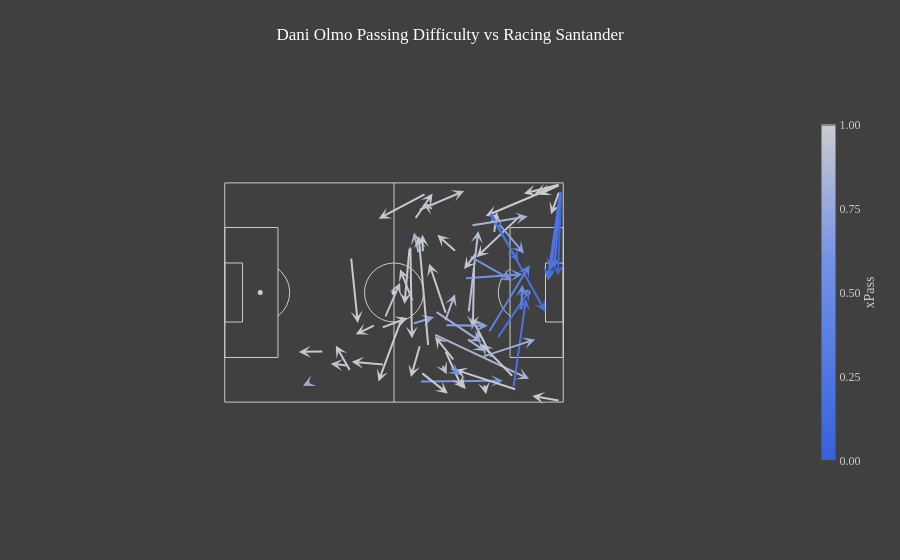

The notebook cell this image was saved under:
### Code cell
import importlib
import src.xpass.plotting as plotting

importlib.reload(plotting)

fig, player_passes = plotting.plot_xpass_map(
    df=xpass_df,
    match_id=1994181,
    player_name="Dani Olmo",
    opposition="Racing Santander"
)

fig.show()

### Figure 1 — Plotly figure (JSON) as saved in the notebook; plotly's stock layout.template omitted (floating-point values rounded to 4 significant figures)
{"data": [{"hoverinfo": "skip", "marker": {"color": "#CCCCCC", "size": 5}, "mode": "markers", "showlegend": false, "type": "scatter", "x": [11, 94], "y": [34, 34]}, {"hoverinfo": "skip", "line": {"color": "#CCCCCC", "width": 1}, "mode": "lines", "showlegend": false, "type": "scatter", "x": [16.52, 16.63, 16.75, 16.86, 16.97, 17.08, 17.18, 17.29, 17.39, 17.5, 17.6, 17.7, 17.79, 17.89, 17.98, 18.08, 18.17, 18.26, 18.34, 18.43, 18.51, 18.59, 18.67, 18.75, 18.83, 18.9, 18.97, 19.04, 19.11, 19.18, 19.24, 19.3, 19.36, 19.42, 19.47, 19.53, 19.58, 19.63, 19.67, 19.72, 19.76, 19.8, 19.84, 19.88, 19.91, 19.94, 19.97, 20.0, 20.02, 20.05, 20.07, 20.09, 20.1, 20.12, 20.13, 20.14, 20.14, 20.15, 20.15, 20.15, 20.15, 20.14, 20.14, 20.13, 20.12, 20.1, 20.09, 20.07, 20.05, 20.02, 20.0, 19.97, 19.94, 19.91, 19.88, 19.84, 19.8, 19.76, 19.72, 19.67, 19.63, 19.58, 19.53, 19.47, 19.42, 19.36, 19.3, 19.24, 19.18, 19.11, 19.04, 18.97, 18.9, 18.83, 18.75, 18.67, 18.59, 18.51, 18.43, 18.34, 18.26, 18.17, 18.08, 17.98, 17.89, 17.79, 17.7, 17.6, 17.5, 17.39, 17.29, 17.18, 17.08, 16.97, 16.86, 16.75, 16.63, 16.52], "y": [26.7, 26.79, 26.88, 26.97, 27.06, 27.16, 27.26, 27.35, 27.45, 27.56, 27.66, 27.76, 27.87, 27.98, 28.09, 28.2, 28.31, 28.43, 28.54, 28.66, 28.77, 28.89, 29.01, 29.14, 29.26, 29.38, 29.51, 29.64, 29.76, 29.89, 30.02, 30.15, 30.28, 30.42, 30.55, 30.68, 30.82, 30.95, 31.09, 31.23, 31.37, 31.5, 31.64, 31.78, 31.92, 32.06, 32.21, 32.35, 32.49, 32.63, 32.78, 32.92, 33.06, 33.21, 33.35, 33.49, 33.64, 33.78, 33.93, 34.07, 34.22, 34.36, 34.51, 34.65, 34.79, 34.94, 35.08, 35.22, 35.37, 35.51, 35.65, 35.79, 35.94, 36.08, 36.22, 36.36, 36.5, 36.63, 36.77, 36.91, 37.05, 37.18, 37.32, 37.45, 37.58, 37.72, 37.85, 37.98, 38.11, 38.24, 38.36, 38.49, 38.62, 38.74, 38.86, 38.99, 39.11, 39.23, 39.34, 39.46, 39.57, 39.69, 39.8, 39.91, 40.02, 40.13, 40.24, 40.34, 40.44, 40.55, 40.65, 40.74, 40.84, 40.94, 41.03, 41.12, 41.21, 41.3]}, {"hoverinfo": "skip", "line": {"color": "#CCCCCC", "width": 1}, "mode": "lines", "showlegend": false, "type": "scatter", "x": [88.48, 88.37, 88.25, 88.14, 88.03, 87.92, 87.82, 87.71, 87.61, 87.5, 87.4, 87.3, 87.21, 87.11, 87.02, 86.92, 86.83, 86.74, 86.66, 86.57, 86.49, 86.41, 86.33, 86.25, 86.17, 86.1, 86.03, 85.96, 85.89, 85.82, 85.76, 85.7, 85.64, 85.58, 85.53, 85.47, 85.42, 85.37, 85.33, 85.28, 85.24, 85.2, 85.16, 85.12, 85.09, 85.06, 85.03, 85.0, 84.98, 84.95, 84.93, 84.91, 84.9, 84.88, 84.87, 84.86, 84.86, 84.85, 84.85, 84.85, 84.85, 84.86, 84.86, 84.87, 84.88, 84.9, 84.91, 84.93, 84.95, 84.98, 85.0, 85.03, 85.06, 85.09, 85.12, 85.16, 85.2, 85.24, 85.28, 85.33, 85.37, 85.42, 85.47, 85.53, 85.58, 85.64, 85.7, 85.76, 85.82, 85.89, 85.96, 86.03, 86.1, 86.17, 86.25, 86.33, 86.41, 86.49, 86.57, 86.66, 86.74, 86.83, 86.92, 87.02, 87.11, 87.21, 87.3, 87.4, 87.5, 87.61, 87.71, 87.82, 87.92, 88.03, 88.14, 88.25, 88.37, 88.48], "y": [26.7, 26.79, 26.88, 26.97, 27.06, 27.16, 27.26, 27.35, 27.45, 27.56, 27.66, 27.76, 27.87, 27.98, 28.09, 28.2, 28.31, 28.43, 28.54, 28.66, 28.77, 28.89, 29.01, 29.14, 29.26, 29.38, 29.51, 29.64, 29.76, 29.89, 30.02, 30.15, 30.28, 30.42, 30.55, 30.68, 30.82, 30.95, 31.09, 31.23, 31.37, 31.5, 31.64, 31.78, 31.92, 32.06, 32.21, 32.35, 32.49, 32.63, 32.78, 32.92, 33.06, 33.21, 33.35, 33.49, 33.64, 33.78, 33.93, 34.07, 34.22, 34.36, 34.51, 34.65, 34.79, 34.94, 35.08, 35.22, 35.37, 35.51, 35.65, 35.79, 35.94, 36.08, 36.22, 36.36, 36.5, 36.63, 36.77, 36.91, 37.05, 37.18, 37.32, 37.45, 37.58, 37.72, 37.85, 37.98, 38.11, 38.24, 38.36, 38.49, 38.62, 38.74, 38.86, 38.99, 39.11, 39.23, 39.34, 39.46, 39.57, 39.69, 39.8, 39.91, 40.02, 40.13, 40.24, 40.34, 40.44, 40.55, 40.65, 40.74, 40.84, 40.94, 41.03, 41.12, 41.21, 41.3]}, {"hoverinfo": "skip", "marker": {"color": "#CCCCCC", "size": 5}, "mode": "markers", "showlegend": false, "type": "scatter", "x": [52.5], "y": [34]}, {"hovertemplate": "%{hovertext}", "hovertext": ["<b>Successful</b><br>Minute: 3'<br>xPass: 0.832<br>PAx: +0.168<extra></extra>", "<b>Successful</b><br>Minute: 3'<br>xPass: 0.940<br>PAx: +0.060<extra></extra>", "<b>Successful</b><br>Minute: 5'<br>xPass: 0.984<br>PAx: +0.016<extra></extra>", "<b>Successful</b><br>Minute: 6'<br>xPass: 0.984<br>PAx: +0.016<extra></extra>", "<b>Successful</b><br>Minute: 10'<br>xPass: 0.899<br>PAx: +0.101<extra></extra>", "<b>Successful</b><br>Minute: 11'<br>xPass: 0.943<br>PAx: +0.057<extra></extra>", "<b>Successful</b><br>Minute: 12'<br>xPass: 0.982<br>PAx: +0.018<extra></extra>", "<b>Successful</b><br>Minute: 14'<br>xPass: 0.790<br>PAx: +0.210<extra></extra>", "<b>Successful</b><br>Minute: 15'<br>xPass: 0.836<br>PAx: +0.164<extra></extra>", "<b>Successful</b><br>Minute: 17'<br>xPass: 0.966<br>PAx: +0.034<extra></extra>", "<b>Successful</b><br>Minute: 18'<br>xPass: 0.586<br>PAx: +0.414<extra></extra>", "<b>Successful</b><br>Minute: 19'<br>xPass: 0.612<br>PAx: +0.388<extra></extra>", "<b>Successful</b><br>Minute: 20'<br>xPass: 0.929<br>PAx: +0.071<extra></extra>", "<b>Successful</b><br>Minute: 20'<br>xPass: 0.984<br>PAx: +0.016<extra></extra>", "<b>Successful</b><br>Minute: 21'<br>xPass: 0.983<br>PAx: +0.017<extra></extra>", "<b>Successful</b><br>Minute: 25'<br>xPass: 0.899<br>PAx: +0.101<extra></extra>", "<b>Successful</b><br>Minute: 27'<br>xPass: 0.235<br>PAx: +0.765<extra></extra>", "<b>Successful</b><br>Minute: 31'<br>xPass: 0.074<br>PAx: +0.926<extra></extra>", "<b>Unsuccessful</b><br>Minute: 33'<br>xPass: 0.211<br>PAx: -0.211<extra></extra>", "<b>Successful</b><br>Minute: 35'<br>xPass: 0.960<br>PAx: +0.040<extra></extra>", "<b>Successful</b><br>Minute: 35'<br>xPass: 0.965<br>PAx: +0.035<extra></extra>", "<b>Successful</b><br>Minute: 37'<br>xPass: 0.986<br>PAx: +0.014<extra></extra>", "<b>Successful</b><br>Minute: 38'<br>xPass: 0.211<br>PAx: +0.789<extra></extra>", "<b>Successful</b><br>Minute: 40'<br>xPass: 0.970<br>PAx: +0.030<extra></extra>", "<b>Successful</b><br>Minute: 41'<br>xPass: 0.592<br>PAx: +0.408<extra></extra>", "<b>Successful</b><br>Minute: 43'<br>xPass: 0.803<br>PAx: +0.197<extra></extra>", "<b>Successful</b><br>Minute: 46'<br>xPass: 0.988<br>PAx: +0.012<extra></extra>", "<b>Successful</b><br>Minute: 46'<br>xPass: 0.700<br>PAx: +0.300<extra></extra>", "<b>Successful</b><br>Minute: 47'<br>xPass: 0.974<br>PAx: +0.026<extra></extra>", "<b>Successful</b><br>Minute: 47'<br>xPass: 0.967<br>PAx: +0.033<extra></extra>", "<b>Successful</b><br>Minute: 48'<br>xPass: 0.964<br>PAx: +0.036<extra></extra>", "<b>Successful</b><br>Minute: 49'<br>xPass: 0.966<br>PAx: +0.034<extra></extra>", "<b>Successful</b><br>Minute: 47'<br>xPass: 0.883<br>PAx: +0.117<extra></extra>", "<b>Successful</b><br>Minute: 48'<br>xPass: 0.958<br>PAx: +0.042<extra></extra>", "<b>Successful</b><br>Minute: 50'<br>xPass: 0.977<br>PAx: +0.023<extra></extra>", "<b>Unsuccessful</b><br>Minute: 51'<br>xPass: 0.243<br>PAx: -0.243<extra></extra>", "<b>Successful</b><br>Minute: 51'<br>xPass: 0.983<br>PAx: +0.017<extra></extra>", "<b>Unsuccessful</b><br>Minute: 51'<br>xPass: 0.200<br>PAx: -0.200<extra></extra>", "<b>Successful</b><br>Minute: 51'<br>xPass: 0.987<br>PAx: +0.013<extra></extra>", "<b>Unsuccessful</b><br>Minute: 52'<br>xPass: 0.197<br>PAx: -0.197<extra></extra>", "<b>Successful</b><br>Minute: 61'<br>xPass: 0.978<br>PAx: +0.022<extra></extra>", "<b>Successful</b><br>Minute: 61'<br>xPass: 0.933<br>PAx: +0.067<extra></extra>", "<b>Successful</b><br>Minute: 61'<br>xPass: 0.964<br>PAx: +0.036<extra></extra>", "<b>Unsuccessful</b><br>Minute: 61'<br>xPass: 0.182<br>PAx: -0.182<extra></extra>", "<b>Successful</b><br>Minute: 62'<br>xPass: 0.953<br>PAx: +0.047<extra></extra>", "<b>Successful</b><br>Minute: 65'<br>xPass: 0.497<br>PAx: +0.503<extra></extra>", "<b>Successful</b><br>Minute: 69'<br>xPass: 0.984<br>PAx: +0.016<extra></extra>", "<b>Successful</b><br>Minute: 69'<br>xPass: 0.977<br>PAx: +0.023<extra></extra>", "<b>Successful</b><br>Minute: 72'<br>xPass: 0.982<br>PAx: +0.018<extra></extra>", "<b>Successful</b><br>Minute: 74'<br>xPass: 0.992<br>PAx: +0.008<extra></extra>", "<b>Unsuccessful</b><br>Minute: 74'<br>xPass: 0.218<br>PAx: -0.218<extra></extra>", "<b>Successful</b><br>Minute: 75'<br>xPass: 0.938<br>PAx: +0.062<extra></extra>", "<b>Successful</b><br>Minute: 75'<br>xPass: 0.950<br>PAx: +0.050<extra></extra>", "<b>Successful</b><br>Minute: 75'<br>xPass: 0.981<br>PAx: +0.019<extra></extra>", "<b>Successful</b><br>Minute: 75'<br>xPass: 0.979<br>PAx: +0.021<extra></extra>", "<b>Successful</b><br>Minute: 75'<br>xPass: 0.792<br>PAx: +0.208<extra></extra>", "<b>Successful</b><br>Minute: 78'<br>xPass: 0.732<br>PAx: +0.268<extra></extra>", "<b>Successful</b><br>Minute: 79'<br>xPass: 0.979<br>PAx: +0.021<extra></extra>", "<b>Successful</b><br>Minute: 80'<br>xPass: 0.953<br>PAx: +0.047<extra></extra>", "<b>Successful</b><br>Minute: 80'<br>xPass: 0.916<br>PAx: +0.084<extra></extra>", "<b>Successful</b><br>Minute: 80'<br>xPass: 0.567<br>PAx: +0.433<extra></extra>", "<b>Successful</b><br>Minute: 81'<br>xPass: 0.780<br>PAx: +0.220<extra></extra>", "<b>Successful</b><br>Minute: 84'<br>xPass: 0.977<br>PAx: +0.023<extra></extra>", "<b>Successful</b><br>Minute: 86'<br>xPass: 0.704<br>PAx: +0.296<extra></extra>", "<b>Successful</b><br>Minute: 86'<br>xPass: 0.843<br>PAx: +0.157<extra></extra>", "<b>Successful</b><br>Minute: 91'<br>xPass: 0.377<br>PAx: +0.623<extra></extra>", "<b>Successful</b><br>Minute: 92'<br>xPass: 0.988<br>PAx: +0.012<extra></extra>", "<b>Successful</b><br>Minute: 92'<br>xPass: 0.963<br>PAx: +0.037<extra></extra>", "<b>Successful</b><br>Minute: 93'<br>xPass: 0.824<br>PAx: +0.176<extra></extra>"], "marker": {"color": "rgba(0, 0, 0, 0.01)", "size": 12}, "mode": "markers", "showlegend": false, "type": "scatter", "x": [59.69, 83.84, 66.41, 92.72, 77.02, 35.86, 55.34, 72.19, 79.38, 61.42, 83.16, 73.13, 77.18, 56.65, 43.89, 63.37, 103.4, 103.9, 102.4, 102.9, 85.42, 64.78, 102.3, 59.48, 82.27, 78.8, 98.65, 88.57, 70.67, 69.14, 76.49, 44.68, 69.46, 84.84, 40.11, 102.8, 101.0, 86.21, 100.3, 90.56, 52.39, 51.66, 73.19, 89.3, 66.89, 92.09, 61.37, 57.8, 37.06, 99.96, 91.35, 90.35, 80.12, 81.27, 80.59, 87.83, 61.32, 61.74, 68.51, 67.78, 71.19, 25.78, 27.09, 74.71, 77.7, 87.89, 51.82, 56.75, 84.95], "y": [48.25, 54.57, 34, 62.7, 39.3, 11.59, 60.93, 23.6, 14.25, 48.01, 39.0, 6.494, 33.52, 40.32, 22.58, 60.52, 54.54, 53.45, 52.63, 62.9, 51.88, 6.154, 53.01, 13.87, 41.65, 19.72, 66.2, 51.14, 10.98, 48.99, 44.2, 12.04, 28.15, 12.61, 35.84, 54.37, 65.99, 51.65, 66.16, 44.1, 24.48, 30.74, 5.95, 26.89, 62.36, 31.28, 60.25, 35.19, 12.95, 1.122, 17.17, 2.788, 19.28, 6.868, 5.134, 16.66, 25.26, 33.29, 16.25, 10.85, 9.758, 5.814, 15.64, 23.77, 17.88, 31.48, 17.58, 35.22, 56.17]}, {"hoverinfo": "skip", "marker": {"cmax": 1, "cmin": 0, "color": [0], "colorbar": {"len": 0.75, "thickness": 15, "tickfont": {"color": "#CCCCCC"}, "tickmode": "array", "ticktext": ["0.00", "0.25", "0.50", "0.75", "1.00"], "tickvals": [0, 0.25, 0.5, 0.75, 1], "title": {"font": {"color": "#CCCCCC"}, "side": "right", "text": "xPass"}, "x": 1.05, "y": 0.5}, "colorscale": [[0, "#3562DB"], [0.6, "#7493E7"], [1, "#CCCCCC"]], "showscale": true, "size": 0}, "mode": "markers", "showlegend": false, "type": "scatter", "x": [null], "y": [null]}], "layout": {"annotations": [{"arrowcolor": "rgb(167, 180, 215)", "arrowhead": 3, "arrowsize": 1, "arrowwidth": 2, "ax": 60.69, "axref": "x", "ay": 43.86, "ayref": "y", "showarrow": true, "x": 58.7, "xref": "x", "y": 52.63, "yref": "y"}, {"arrowcolor": "rgb(191, 195, 208)", "arrowhead": 3, "arrowsize": 1, "arrowwidth": 2, "ax": 83.27, "axref": "x", "ay": 50.18, "ayref": "y", "showarrow": true, "x": 84.42, "xref": "x", "y": 58.96, "yref": "y"}, {"arrowcolor": "rgb(200, 202, 205)", "arrowhead": 3, "arrowsize": 1, "arrowwidth": 2, "ax": 69.41, "axref": "x", "ay": 25.09, "ayref": "y", "showarrow": true, "x": 63.42, "xref": "x", "y": 42.91, "yref": "y"}, {"arrowcolor": "rgb(200, 202, 205)", "arrowhead": 3, "arrowsize": 1, "arrowwidth": 2, "ax": 104.5, "axref": "x", "ay": 67.66, "ayref": "y", "showarrow": true, "x": 80.95, "xref": "x", "y": 57.73, "yref": "y"}, {"arrowcolor": "rgb(182, 190, 211)", "arrowhead": 3, "arrowsize": 1, "arrowwidth": 2, "ax": 75.39, "axref": "x", "ay": 25.5, "ayref": "y", "showarrow": true, "x": 78.65, "xref": "x", "y": 53.11, "yref": "y"}, {"arrowcolor": "rgb(191, 196, 208)", "arrowhead": 3, "arrowsize": 1, "arrowwidth": 2, "ax": 38.85, "axref": "x", "ay": 11.29, "ayref": "y", "showarrow": true, "x": 32.87, "xref": "x", "y": 11.9, "yref": "y"}, {"arrowcolor": "rgb(200, 202, 205)", "arrowhead": 3, "arrowsize": 1, "arrowwidth": 2, "ax": 62.9, "axref": "x", "ay": 64.94, "ayref": "y", "showarrow": true, "x": 47.77, "xref": "x", "y": 56.92, "yref": "y"}, {"arrowcolor": "rgb(158, 174, 218)", "arrowhead": 3, "arrowsize": 1, "arrowwidth": 2, "ax": 64.79, "axref": "x", "ay": 28.56, "ayref": "y", "showarrow": true, "x": 79.59, "xref": "x", "y": 18.63, "yref": "y"}, {"arrowcolor": "rgb(168, 181, 215)", "arrowhead": 3, "arrowsize": 1, "arrowwidth": 2, "ax": 64.36, "axref": "x", "ay": 21.28, "ayref": "y", "showarrow": true, "x": 94.4, "xref": "x", "y": 7.208, "yref": "y"}, {"arrowcolor": "rgb(197, 199, 206)", "arrowhead": 3, "arrowsize": 1, "arrowwidth": 2, "ax": 61.53, "axref": "x", "ay": 44.13, "ayref": "y", "showarrow": true, "x": 61.32, "xref": "x", "y": 51.88, "yref": "y"}, {"arrowcolor": "rgb(115, 146, 231)", "arrowhead": 3, "arrowsize": 1, "arrowwidth": 2, "ax": 73.92, "axref": "x", "ay": 38.35, "ayref": "y", "showarrow": true, "x": 92.4, "xref": "x", "y": 39.64, "yref": "y"}, {"arrowcolor": "rgb(119, 149, 230)", "arrowhead": 3, "arrowsize": 1, "arrowwidth": 2, "ax": 59.96, "axref": "x", "ay": 6.392, "ayref": "y", "showarrow": true, "x": 86.31, "xref": "x", "y": 6.596, "yref": "y"}, {"arrowcolor": "rgb(188, 194, 209)", "arrowhead": 3, "arrowsize": 1, "arrowwidth": 2, "ax": 77.39, "axref": "x", "ay": 43.93, "ayref": "y", "showarrow": true, "x": 76.97, "xref": "x", "y": 23.12, "yref": "y"}, {"arrowcolor": "rgb(200, 202, 205)", "arrowhead": 3, "arrowsize": 1, "arrowwidth": 2, "ax": 57.54, "axref": "x", "ay": 50.18, "ayref": "y", "showarrow": true, "x": 55.76, "xref": "x", "y": 30.46, "yref": "y"}, {"arrowcolor": "rgb(200, 202, 205)", "arrowhead": 3, "arrowsize": 1, "arrowwidth": 2, "ax": 47.15, "axref": "x", "ay": 24.14, "ayref": "y", "showarrow": true, "x": 40.64, "xref": "x", "y": 21.01, "yref": "y"}, {"arrowcolor": "rgb(182, 190, 211)", "arrowhead": 3, "arrowsize": 1, "arrowwidth": 2, "ax": 65.2, "axref": "x", "ay": 59.57, "ayref": "y", "showarrow": true, "x": 61.53, "xref": "x", "y": 61.47, "yref": "y"}, {"arrowcolor": "rgb(78, 117, 224)", "arrowhead": 3, "arrowsize": 1, "arrowwidth": 2, "ax": 104.7, "axref": "x", "ay": 67.52, "ayref": "y", "showarrow": true, "x": 102.2, "xref": "x", "y": 41.55, "yref": "y"}, {"arrowcolor": "rgb(61, 104, 220)", "arrowhead": 3, "arrowsize": 1, "arrowwidth": 2, "ax": 104.5, "axref": "x", "ay": 67.66, "ayref": "y", "showarrow": true, "x": 103.3, "xref": "x", "y": 39.24, "yref": "y"}, {"arrowcolor": "rgb(75, 115, 223)", "arrowhead": 3, "arrowsize": 1, "arrowwidth": 2, "ax": 104.5, "axref": "x", "ay": 67.66, "ayref": "y", "showarrow": true, "x": 100.3, "xref": "x", "y": 37.6, "yref": "y"}, {"arrowcolor": "rgb(195, 198, 207)", "arrowhead": 3, "arrowsize": 1, "arrowwidth": 2, "ax": 104.6, "axref": "x", "ay": 67.52, "ayref": "y", "showarrow": true, "x": 101.2, "xref": "x", "y": 58.28, "yref": "y"}, {"arrowcolor": "rgb(196, 199, 206)", "arrowhead": 3, "arrowsize": 1, "arrowwidth": 2, "ax": 92.72, "axref": "x", "ay": 58.82, "ayref": "y", "showarrow": true, "x": 78.12, "xref": "x", "y": 44.95, "yref": "y"}, {"arrowcolor": "rgb(201, 202, 205)", "arrowhead": 3, "arrowsize": 1, "arrowwidth": 2, "ax": 60.38, "axref": "x", "ay": 9.656, "ayref": "y", "showarrow": true, "x": 69.2, "xref": "x", "y": 2.652, "yref": "y"}, {"arrowcolor": "rgb(75, 115, 223)", "arrowhead": 3, "arrowsize": 1, "arrowwidth": 2, "ax": 104.5, "axref": "x", "ay": 67.66, "ayref": "y", "showarrow": true, "x": 100.2, "xref": "x", "y": 38.35, "yref": "y"}, {"arrowcolor": "rgb(197, 200, 206)", "arrowhead": 3, "arrowsize": 1, "arrowwidth": 2, "ax": 61.21, "axref": "x", "ay": 19.99, "ayref": "y", "showarrow": true, "x": 57.75, "xref": "x", "y": 7.752, "yref": "y"}, {"arrowcolor": "rgb(115, 146, 231)", "arrowhead": 3, "arrowsize": 1, "arrowwidth": 2, "ax": 75.39, "axref": "x", "ay": 45.56, "ayref": "y", "showarrow": true, "x": 89.15, "xref": "x", "y": 37.74, "yref": "y"}, {"arrowcolor": "rgb(161, 176, 217)", "arrowhead": 3, "arrowsize": 1, "arrowwidth": 2, "ax": 79.06, "axref": "x", "ay": 17.14, "ayref": "y", "showarrow": true, "x": 78.54, "xref": "x", "y": 22.3, "yref": "y"}, {"arrowcolor": "rgb(201, 202, 205)", "arrowhead": 3, "arrowsize": 1, "arrowwidth": 2, "ax": 104.5, "axref": "x", "ay": 67.66, "ayref": "y", "showarrow": true, "x": 92.82, "xref": "x", "y": 64.74, "yref": "y"}, {"arrowcolor": "rgb(138, 161, 224)", "arrowhead": 3, "arrowsize": 1, "arrowwidth": 2, "ax": 84.31, "axref": "x", "ay": 56.17, "ayref": "y", "showarrow": true, "x": 92.82, "xref": "x", "y": 46.1, "yref": "y"}, {"arrowcolor": "rgb(198, 200, 206)", "arrowhead": 3, "arrowsize": 1, "arrowwidth": 2, "ax": 67.62, "axref": "x", "ay": 17.61, "ayref": "y", "showarrow": true, "x": 73.71, "xref": "x", "y": 4.352, "yref": "y"}, {"arrowcolor": "rgb(197, 199, 206)", "arrowhead": 3, "arrowsize": 1, "arrowwidth": 2, "ax": 72.35, "axref": "x", "ay": 46.1, "ayref": "y", "showarrow": true, "x": 65.94, "xref": "x", "y": 51.88, "yref": "y"}, {"arrowcolor": "rgb(196, 199, 206)", "arrowhead": 3, "arrowsize": 1, "arrowwidth": 2, "ax": 78.75, "axref": "x", "ay": 47.12, "ayref": "y", "showarrow": true, "x": 74.23, "xref": "x", "y": 41.28, "yref": "y"}, {"arrowcolor": "rgb(196, 199, 206)", "arrowhead": 3, "arrowsize": 1, "arrowwidth": 2, "ax": 49.98, "axref": "x", "ay": 11.56, "ayref": "y", "showarrow": true, "x": 39.38, "xref": "x", "y": 12.51, "yref": "y"}, {"arrowcolor": "rgb(178, 187, 212)", "arrowhead": 3, "arrowsize": 1, "arrowwidth": 2, "ax": 67.52, "axref": "x", "ay": 22.85, "ayref": "y", "showarrow": true, "x": 71.4, "xref": "x", "y": 33.46, "yref": "y"}, {"arrowcolor": "rgb(195, 198, 207)", "arrowhead": 3, "arrowsize": 1, "arrowwidth": 2, "ax": 90.09, "axref": "x", "ay": 7.208, "ayref": "y", "showarrow": true, "x": 79.59, "xref": "x", "y": 18.02, "yref": "y"}, {"arrowcolor": "rgb(199, 201, 206)", "arrowhead": 3, "arrowsize": 1, "arrowwidth": 2, "ax": 38.96, "axref": "x", "ay": 47.12, "ayref": "y", "showarrow": true, "x": 41.27, "xref": "x", "y": 24.55, "yref": "y"}, {"arrowcolor": "rgb(79, 118, 224)", "arrowhead": 3, "arrowsize": 1, "arrowwidth": 2, "ax": 104.5, "axref": "x", "ay": 67.66, "ayref": "y", "showarrow": true, "x": 101.2, "xref": "x", "y": 41.07, "yref": "y"}, {"arrowcolor": "rgb(200, 202, 205)", "arrowhead": 3, "arrowsize": 1, "arrowwidth": 2, "ax": 104.5, "axref": "x", "ay": 67.66, "ayref": "y", "showarrow": true, "x": 97.44, "xref": "x", "y": 64.33, "yref": "y"}, {"arrowcolor": "rgb(74, 114, 223)", "arrowhead": 3, "arrowsize": 1, "arrowwidth": 2, "ax": 81.38, "axref": "x", "ay": 59.64, "ayref": "y", "showarrow": true, "x": 91.04, "xref": "x", "y": 43.66, "yref": "y"}, {"arrowcolor": "rgb(201, 202, 205)", "arrowhead": 3, "arrowsize": 1, "arrowwidth": 2, "ax": 104.5, "axref": "x", "ay": 67.66, "ayref": "y", "showarrow": true, "x": 96.08, "xref": "x", "y": 64.67, "yref": "y"}, {"arrowcolor": "rgb(74, 114, 223)", "arrowhead": 3, "arrowsize": 1, "arrowwidth": 2, "ax": 81.69, "axref": "x", "ay": 60.18, "ayref": "y", "showarrow": true, "x": 99.44, "xref": "x", "y": 28.02, "yref": "y"}, {"arrowcolor": "rgb(199, 201, 205)", "arrowhead": 3, "arrowsize": 1, "arrowwidth": 2, "ax": 48.09, "axref": "x", "ay": 22.85, "ayref": "y", "showarrow": true, "x": 56.7, "xref": "x", "y": 26.11, "yref": "y"}, {"arrowcolor": "rgb(189, 194, 209)", "arrowhead": 3, "arrowsize": 1, "arrowwidth": 2, "ax": 48.93, "axref": "x", "ay": 24.48, "ayref": "y", "showarrow": true, "x": 54.39, "xref": "x", "y": 36.99, "yref": "y"}, {"arrowcolor": "rgb(196, 199, 206)", "arrowhead": 3, "arrowsize": 1, "arrowwidth": 2, "ax": 71.61, "axref": "x", "ay": 7.82, "ayref": "y", "showarrow": true, "x": 74.76, "xref": "x", "y": 4.08, "yref": "y"}, {"arrowcolor": "rgb(72, 113, 223)", "arrowhead": 3, "arrowsize": 1, "arrowwidth": 2, "ax": 83.9, "axref": "x", "ay": 18.77, "ayref": "y", "showarrow": true, "x": 94.71, "xref": "x", "y": 35.02, "yref": "y"}, {"arrowcolor": "rgb(194, 197, 207)", "arrowhead": 3, "arrowsize": 1, "arrowwidth": 2, "ax": 59.54, "axref": "x", "ay": 59.23, "ayref": "y", "showarrow": true, "x": 74.23, "xref": "x", "y": 65.48, "yref": "y"}, {"arrowcolor": "rgb(105, 139, 229)", "arrowhead": 3, "arrowsize": 1, "arrowwidth": 2, "ax": 91.88, "axref": "x", "ay": 26.18, "ayref": "y", "showarrow": true, "x": 92.3, "xref": "x", "y": 36.38, "yref": "y"}, {"arrowcolor": "rgb(201, 202, 205)", "arrowhead": 3, "arrowsize": 1, "arrowwidth": 2, "ax": 58.28, "axref": "x", "ay": 55.76, "ayref": "y", "showarrow": true, "x": 64.47, "xref": "x", "y": 64.74, "yref": "y"}, {"arrowcolor": "rgb(199, 201, 206)", "arrowhead": 3, "arrowsize": 1, "arrowwidth": 2, "ax": 57.54, "axref": "x", "ay": 50.59, "ayref": "y", "showarrow": true, "x": 58.06, "xref": "x", "y": 19.79, "yref": "y"}, {"arrowcolor": "rgb(200, 201, 205)", "arrowhead": 3, "arrowsize": 1, "arrowwidth": 2, "ax": 39.69, "axref": "x", "ay": 8.364, "ayref": "y", "showarrow": true, "x": 34.44, "xref": "x", "y": 17.54, "yref": "y"}, {"arrowcolor": "rgb(202, 203, 205)", "arrowhead": 3, "arrowsize": 1, "arrowwidth": 2, "ax": 104.5, "axref": "x", "ay": 0.34, "ayref": "y", "showarrow": true, "x": 95.45, "xref": "x", "y": 1.904, "yref": "y"}, {"arrowcolor": "rgb(76, 116, 223)", "arrowhead": 3, "arrowsize": 1, "arrowwidth": 2, "ax": 89.25, "axref": "x", "ay": 2.244, "ayref": "y", "showarrow": true, "x": 93.45, "xref": "x", "y": 32.1, "yref": "y"}, {"arrowcolor": "rgb(190, 195, 208)", "arrowhead": 3, "arrowsize": 1, "arrowwidth": 2, "ax": 90.93, "axref": "x", "ay": 4.352, "ayref": "y", "showarrow": true, "x": 89.78, "xref": "x", "y": 1.224, "yref": "y"}, {"arrowcolor": "rgb(193, 197, 207)", "arrowhead": 3, "arrowsize": 1, "arrowwidth": 2, "ax": 83.69, "axref": "x", "ay": 12.24, "ayref": "y", "showarrow": true, "x": 76.55, "xref": "x", "y": 26.32, "yref": "y"}, {"arrowcolor": "rgb(200, 201, 205)", "arrowhead": 3, "arrowsize": 1, "arrowwidth": 2, "ax": 91.04, "axref": "x", "ay": 3.672, "ayref": "y", "showarrow": true, "x": 71.5, "xref": "x", "y": 10.06, "yref": "y"}, {"arrowcolor": "rgb(199, 201, 205)", "arrowhead": 3, "arrowsize": 1, "arrowwidth": 2, "ax": 80.11, "axref": "x", "ay": 7.82, "ayref": "y", "showarrow": true, "x": 81.06, "xref": "x", "y": 2.448, "yref": "y"}, {"arrowcolor": "rgb(158, 174, 218)", "arrowhead": 3, "arrowsize": 1, "arrowwidth": 2, "ax": 79.38, "axref": "x", "ay": 13.87, "ayref": "y", "showarrow": true, "x": 96.29, "xref": "x", "y": 19.45, "yref": "y"}, {"arrowcolor": "rgb(145, 166, 222)", "arrowhead": 3, "arrowsize": 1, "arrowwidth": 2, "ax": 57.75, "axref": "x", "ay": 24.14, "ayref": "y", "showarrow": true, "x": 64.89, "xref": "x", "y": 26.38, "yref": "y"}, {"arrowcolor": "rgb(199, 201, 205)", "arrowhead": 3, "arrowsize": 1, "arrowwidth": 2, "ax": 63.31, "axref": "x", "ay": 15.1, "ayref": "y", "showarrow": true, "x": 60.16, "xref": "x", "y": 51.48, "yref": "y"}, {"arrowcolor": "rgb(194, 197, 207)", "arrowhead": 3, "arrowsize": 1, "arrowwidth": 2, "ax": 71.82, "axref": "x", "ay": 12.1, "ayref": "y", "showarrow": true, "x": 65.2, "xref": "x", "y": 20.4, "yref": "y"}, {"arrowcolor": "rgb(186, 192, 210)", "arrowhead": 3, "arrowsize": 1, "arrowwidth": 2, "ax": 66.67, "axref": "x", "ay": 13.06, "ayref": "y", "showarrow": true, "x": 68.88, "xref": "x", "y": 8.636, "yref": "y"}, {"arrowcolor": "rgb(113, 144, 230)", "arrowhead": 3, "arrowsize": 1, "arrowwidth": 2, "ax": 69.3, "axref": "x", "ay": 11.08, "ayref": "y", "showarrow": true, "x": 73.08, "xref": "x", "y": 8.432, "yref": "y"}, {"arrowcolor": "rgb(156, 173, 219)", "arrowhead": 3, "arrowsize": 1, "arrowwidth": 2, "ax": 27.3, "axref": "x", "ay": 6.528, "ayref": "y", "showarrow": true, "x": 24.26, "xref": "x", "y": 5.1, "yref": "y"}, {"arrowcolor": "rgb(199, 201, 206)", "arrowhead": 3, "arrowsize": 1, "arrowwidth": 2, "ax": 31.19, "axref": "x", "ay": 15.71, "ayref": "y", "showarrow": true, "x": 23.0, "xref": "x", "y": 15.57, "yref": "y"}, {"arrowcolor": "rgb(139, 162, 224)", "arrowhead": 3, "arrowsize": 1, "arrowwidth": 2, "ax": 67.83, "axref": "x", "ay": 23.87, "ayref": "y", "showarrow": true, "x": 81.59, "xref": "x", "y": 23.66, "yref": "y"}, {"arrowcolor": "rgb(169, 182, 215)", "arrowhead": 3, "arrowsize": 1, "arrowwidth": 2, "ax": 74.55, "axref": "x", "ay": 19.99, "ayref": "y", "showarrow": true, "x": 80.85, "xref": "x", "y": 15.78, "yref": "y"}, {"arrowcolor": "rgb(93, 129, 227)", "arrowhead": 3, "arrowsize": 1, "arrowwidth": 2, "ax": 81.17, "axref": "x", "ay": 20.47, "ayref": "y", "showarrow": true, "x": 94.61, "xref": "x", "y": 42.5, "yref": "y"}, {"arrowcolor": "rgb(201, 202, 205)", "arrowhead": 3, "arrowsize": 1, "arrowwidth": 2, "ax": 55.96, "axref": "x", "ay": 28.76, "ayref": "y", "showarrow": true, "x": 47.67, "xref": "x", "y": 6.392, "yref": "y"}, {"arrowcolor": "rgb(196, 199, 206)", "arrowhead": 3, "arrowsize": 1, "arrowwidth": 2, "ax": 59.12, "axref": "x", "ay": 29.24, "ayref": "y", "showarrow": true, "x": 54.39, "xref": "x", "y": 41.21, "yref": "y"}, {"arrowcolor": "rgb(165, 179, 216)", "arrowhead": 3, "arrowsize": 1, "arrowwidth": 2, "ax": 75.92, "axref": "x", "ay": 54.74, "ayref": "y", "showarrow": true, "x": 93.98, "xref": "x", "y": 57.6, "yref": "y"}], "autosize": true, "font": {"color": "#FFFFFF", "family": "DIN Alternate", "size": 12}, "hoverlabel": {"align": "auto", "bgcolor": "#3F434A", "bordercolor": "#CCCCCC", "font": {"color": "#CCCCCC", "family": "DIN Alternate", "size": 12}}, "margin": {"b": 30, "l": 15, "r": 15, "t": 55}, "paper_bgcolor": "#404040", "plot_bgcolor": "#404040", "shapes": [{"fillcolor": "#404040", "layer": "below", "line": {"color": "#CCCCCC", "width": 1}, "type": "rect", "x0": 0, "x1": 105, "y0": 0, "y1": 68}, {"layer": "below", "line": {"color": "#CCCCCC", "width": 1}, "type": "line", "x0": 52.5, "x1": 52.5, "y0": 0, "y1": 68}, {"layer": "below", "line": {"color": "#CCCCCC", "width": 1}, "type": "circle", "x0": 43.35, "x1": 61.65, "y0": 24.85, "y1": 43.15}, {"fillcolor": "rgba(0, 0, 0, 0)", "layer": "below", "line": {"color": "#CCCCCC", "width": 1}, "type": "rect", "x0": 0, "x1": 16.5, "y0": 13.84, "y1": 54.16}, {"fillcolor": "rgba(0, 0, 0, 0)", "layer": "below", "line": {"color": "#CCCCCC", "width": 1}, "type": "rect", "x0": 88.5, "x1": 105, "y0": 13.84, "y1": 54.16}, {"fillcolor": "rgba(0, 0, 0, 0)", "layer": "below", "line": {"color": "#CCCCCC", "width": 1}, "type": "rect", "x0": 0, "x1": 5.5, "y0": 24.84, "y1": 43.16}, {"fillcolor": "rgba(0, 0, 0, 0)", "layer": "below", "line": {"color": "#CCCCCC", "width": 1}, "type": "rect", "x0": 99.5, "x1": 105, "y0": 24.84, "y1": 43.16}], "title": {"text": "Dani Olmo Passing Difficulty vs Racing Santander", "x": 0.5, "xanchor": "center", "y": 0.95}, "xaxis": {"domain": [0, 1], "range": [-65.08, 170.1], "showgrid": false, "showticklabels": false, "type": "linear", "zeroline": false}, "yaxis": {"domain": [0, 1], "range": [0, 68], "scaleanchor": "x", "scaleratio": 1, "showgrid": false, "showticklabels": false, "type": "linear", "zeroline": false}}}
